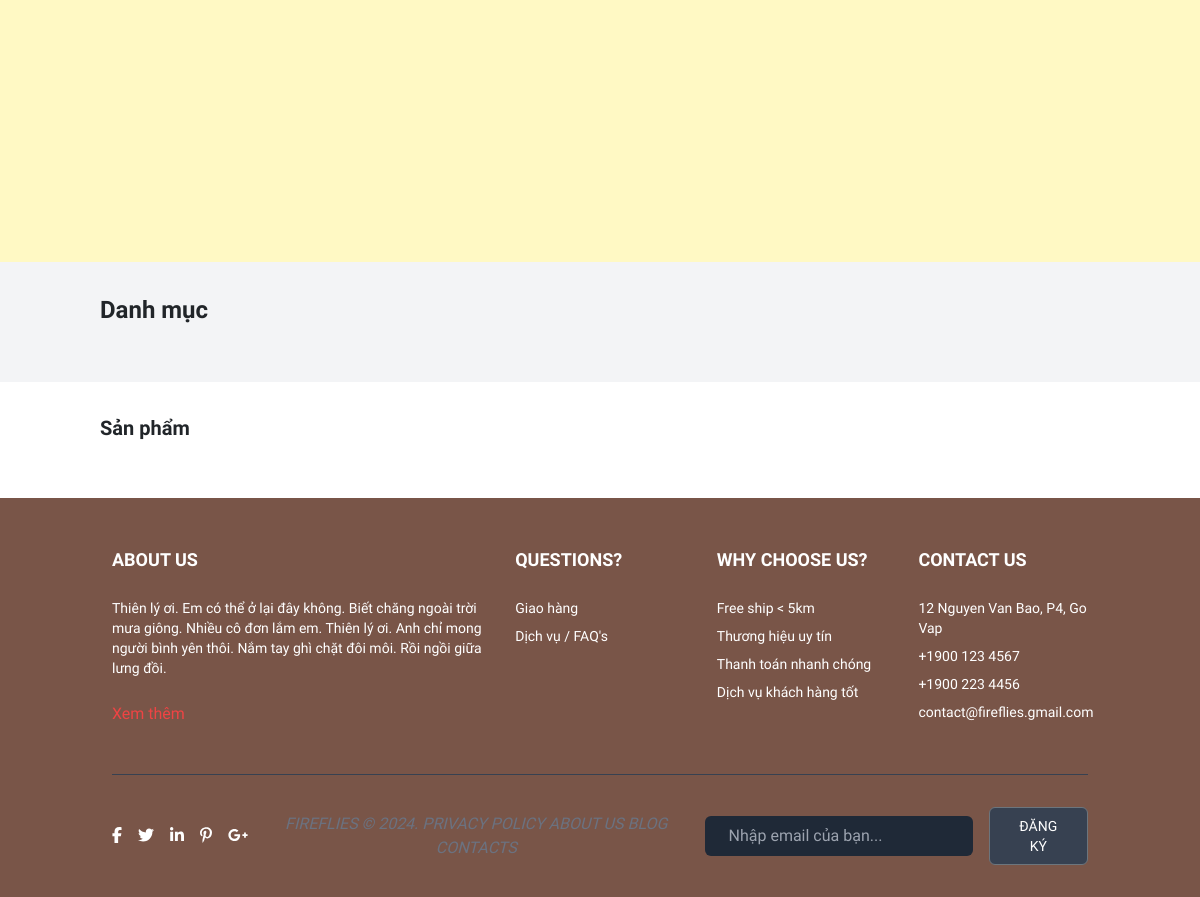
/index.php?p=dish (lower part), run on an earlier commit of the app's database.
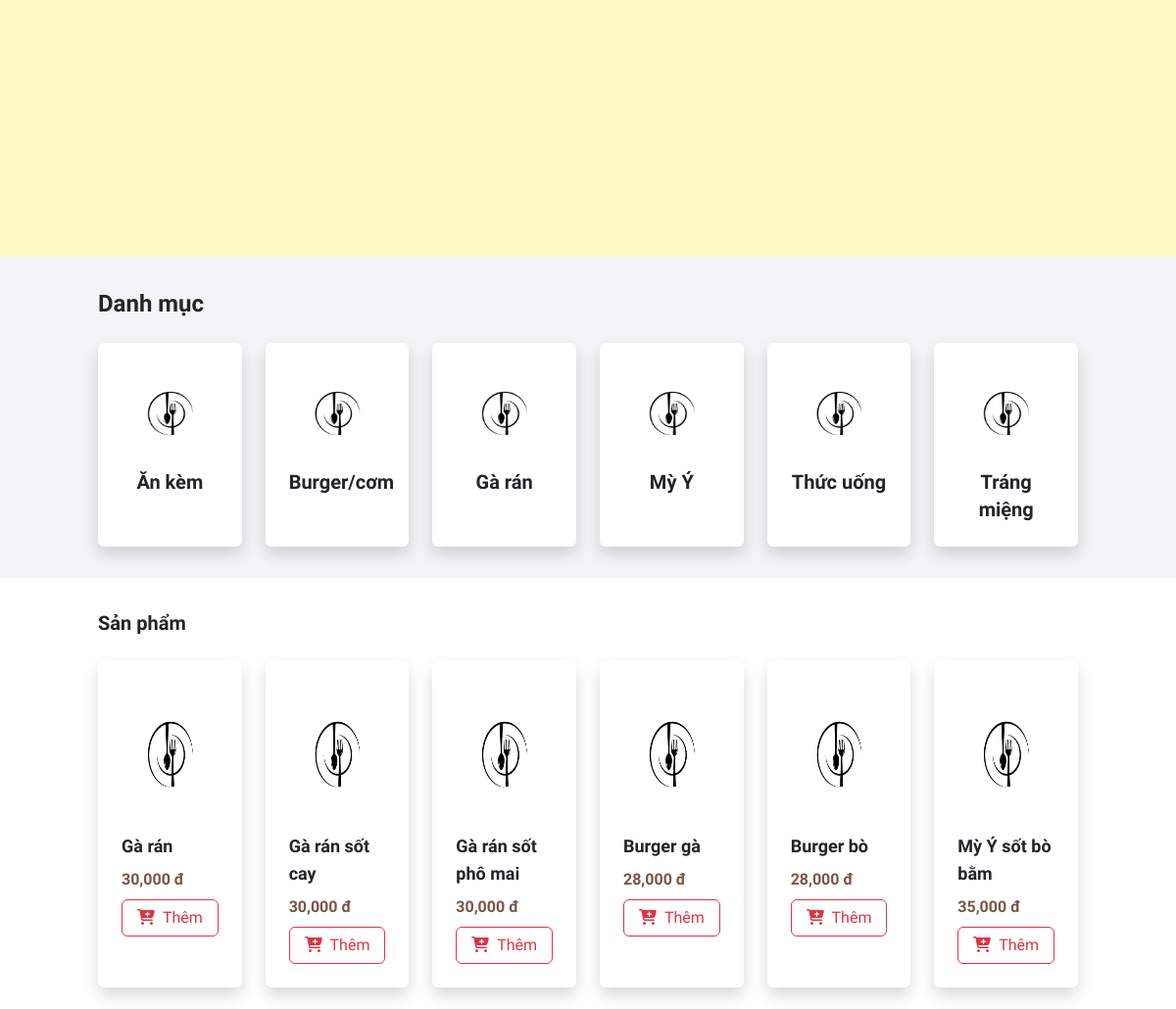
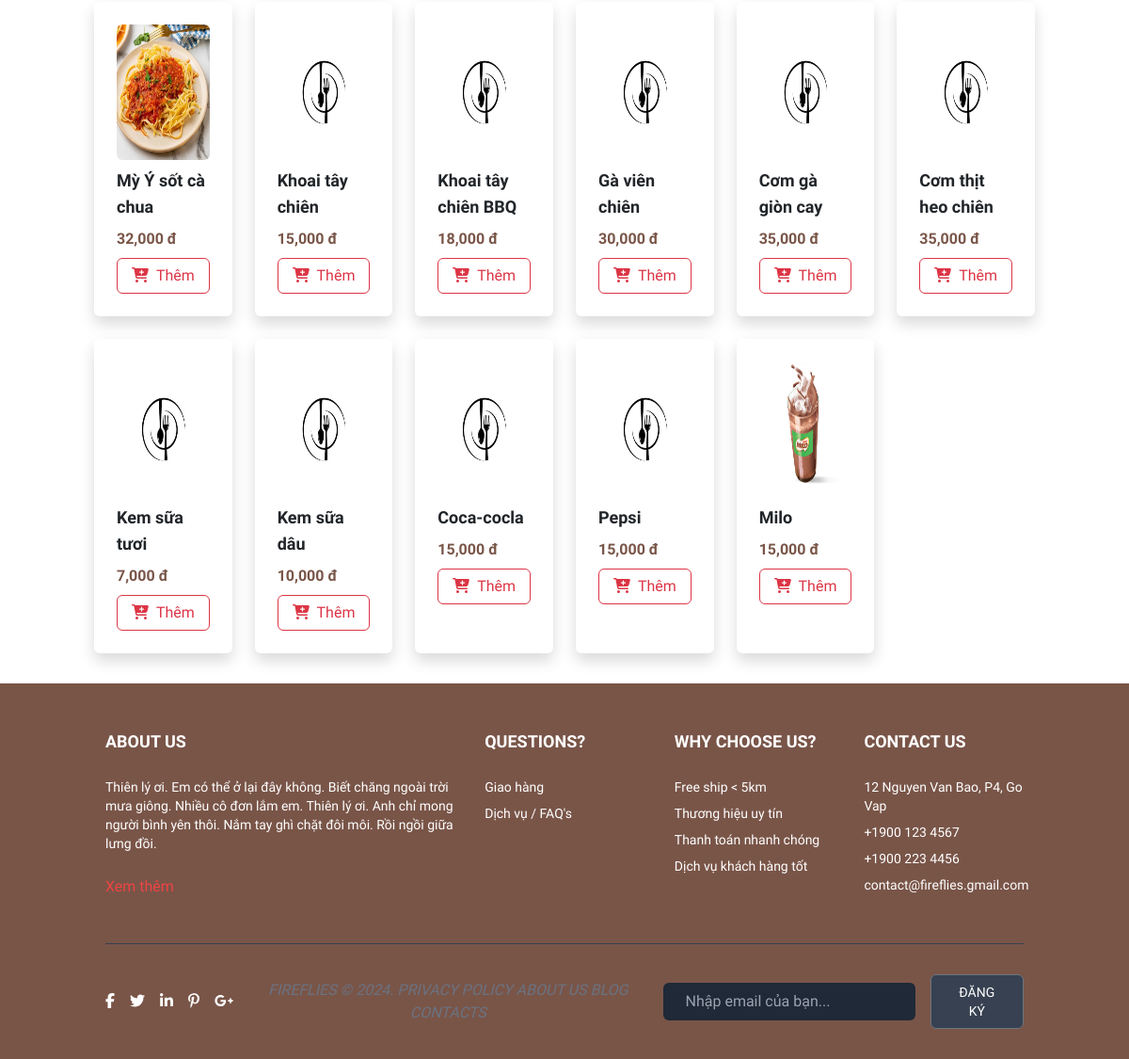
And on a later commit of the database (2 pictures, top to bottom).
### tables this page shows
CREATE TABLE `dish` (
  `dishID` int(5) NOT NULL,
  `dishName` varchar(100) NOT NULL,
  `dishCategory` varchar(50) NOT NULL,
  `price` decimal(11,2) NOT NULL,
  `businessStatus` int(1) NOT NULL DEFAULT 1,
  `availabilityStatus` int(1) NOT NULL DEFAULT 1,
  `description` text DEFAULT NULL,
  `preparationProcess` text DEFAULT NULL,
  `image` varchar(50) NOT NULL
);

### model/mCategories.php (called while the page is built, shortened)
<?php
class mCategories
{
    public function mGetAllCategory()
    {
        $db = new Database;
        $conn = $db->connect();
        $sql = "SELECT * FROM dish GROUP BY dishCategory";
        if ($conn != null)
            return $conn->query($sql);
        return 0;
    }
}

### model/mDishes.php (called while the page is built, shortened)
<?php
class mDishes
{
    public function mGetAllDish()
    {
        $db = new Database;
        $conn = $db->connect();
        $sql = "SELECT * FROM dish";
        if ($conn != null)
            return $conn->query($sql);
        return 0;
    }
}

### controller/cDishes.php (the view, shortened to what this page needs)
<?php
class cDishes extends mDishes
{
    public function showDishMenu()
    {
        if ($this->mGetAllDish() != 0) {
            $result = $this->mGetAllDish();
            while ($row = $result->fetch_assoc()) {
                $img_dish = "images/dish/".$row["image"];
                if (!file_exists($img_dish))
                    $img_dish = "images/nodish.png";
                $price = str_replace(".00", "", number_format($row["price"], "2", ".", ","));
                echo "<div class='bg-white p-4 shadow rounded'>
                    <img alt='".$row["dishName"]."' class='w-full h-36 rounded' src='".$img_dish."'/>
                    <h3 class='text-lg font-bold mt-2'>".$row["dishName"]."</h3>
                    <p class='font-bold my-2' style='color: var(--fourth-color);'>".$price." đ</p>
                    <button class='btn btn-outline-danger w-full'><i class='fa-solid fa-cart-plus mr-2'></i>Thêm</button>
                </div>";
            }
        } else echo "<p class='text-center col-span-3'>Chưa có dữ liệu!</p>";
    }
}

### view/layout/header.php (shortened to what this page needs)
<!DOCTYPE html>
<html lang="en">
<head>
    <link href="view/css/all.css" rel="stylesheet" />
    <link rel="stylesheet" href="view/css/bootstrap.min.css">
    <link rel="stylesheet" href="view/css/style.css">
    <script src="view/js/tailwindcss.js"></script>
</head>
<body style="scroll-behavior: smooth; font-family: 'Playwrite DE Grund', cursive; background-color: var(--third-color);">
    <div class="banner w-full flex items-center relative">
    </div>

### index.php (shortened to what this page needs)
<?php
require_once("controller/cCategories.php");
require_once("controller/cDishes.php");
include_once("view/layout/header.php");
$p = "";
if ($_REQUEST["p"] != "")
  $p = $_REQUEST["p"];
else
  $p = "home";
if ($p != "home")
  include_once("view/page/" . $p . "/index.php");
else
  include_once("view/page/home/index.php");
include_once("view/layout/footer.php");

### view/page/dish/index.php (shortened to what this page needs)
<section class="bg-gray-100 py-8">
    <div class="container mx-auto">
        <h2 class="text-2xl font-bold mb-4 breadcrumb-item">Danh mục</h2>
        <div class="grid grid-cols-6 gap-4">
            <?php
            $ctrl = new cCategories;
            $ctrl->showCategoriesMenu("SELECT * FROM dish GROUP BY dishCategory");
            ?>
        </div>
    </div>
</section>
<section class="bg-white py-8">
    <div class="container mx-auto">
        <nav aria-label="breadcrumb">
            <ol class="breadcrumb text-xl font-bold mb-4">
                <li class="breadcrumb-item">Sản phẩm</li>
            </ol>
        </nav>
        <div class="grid grid-cols-6 gap-4">
            <?php
            $ctrl = new cDishes;
            if (isset($_GET["c"])) {
                $category = str_replace("%20", " ", $_GET["c"]);
                $ctrl->showDishesHome($category);
            } else $ctrl->showDishMenu();
            ?>
        </div>
    </div>
</section>

### view/layout/footer.php (shortened to what this page needs)
<footer class="pt-12 bottom-0" style="background-color: var(--fourth-color); color: white;">
    <div class="container mx-auto px-4">
        <div class="grid grid-cols-1 md:grid-cols-5 gap-8">
            <div class="md:col-span-2">
                <h3 class="text-lg font-bold mb-4">ABOUT US</h3>
                <p class="text-sm mb-4">
                    Thiên lý ơi.
                    Em có thể ở lại đây không.
                    Biết chăng ngoài trời mưa giông.
                    Nhiều cô đơn lắm em.
                    Thiên lý ơi.
                    Anh chỉ mong người bình yên thôi.
                    Nắm tay ghì chặt đôi môi.
                    Rồi ngồi giữa lưng đồi.
                </p>
                <a class="text-red-500" href="info.php"> Xem thêm </a>
            </div>
            <div>
                <h3 class="text-lg font-bold mb-4">QUESTIONS?</h3>
                <ul class="text-sm space-y-2">
                    <li>
                        <a href="#"> Giao hàng </a>
                    </li>
                    <li>
                        <a href="#"> Dịch vụ / FAQ's </a>
                    </li>
                </ul>
            </div>
            <div>
                <h3 class="text-lg font-bold mb-4">WHY CHOOSE US?</h3>
                <ul class="text-sm space-y-2">
                    <li>Free ship < 5km</li>
                    <li>Thương hiệu uy tín</li>
                    <li>Thanh toán nhanh chóng</li>
                    <li>Dịch vụ khách hàng tốt</li>
                </ul>
            </div>
            <div>
                <h3 class="text-lg font-bold mb-4">CONTACT US</h3>
                <ul class="text-sm space-y-2">
                    <li>12 Nguyen Van Bao, P4, Go Vap</li>
                    <li>+1900 123 4567</li>
                    <li>+1900 223 4456</li>
                    <li>contact@fireflies.gmail.com</li>
                </ul>
            </div>
        </div>
        <div
            class="mt-12 border-t border-gray-700 pt-8 pb-8 flex flex-col md:flex-row justify-between items-center">
            <div class="flex space-x-4 md:mb-0">
                <a class="text-light-100" href="#">
                    <i class="fab fa-facebook-f"> </i>
                </a>
                <a class="text-light-100" href="#">
                    <i class="fab fa-twitter"> </i>
                </a>
                <a class="text-light-100" href="#">
                    <i class="fab fa-linkedin-in"> </i>
                </a>
                <a class="text-light-100" href="#">
                    <i class="fab fa-pinterest-p"> </i>
                </a>
                <a class="text-light-100" href="#">
                    <i class="fab fa-google-plus-g"> </i>
                </a>
            </div>
            <div class="flex space-x-4 items-center">
                <p class="w-full text-center italic text-gray-500">
                    FIREFLIES &copy; 2024. PRIVACY POLICY ABOUT US BLOG CONTACTS
                </p>
            </div>
            <div class="flex items-center space-x-4">
                <input
                    class="bg-gray-800 text-white px-4 py-2 rounded"
                    placeholder="Nhập email của bạn..."
                    type="email" />
                <button class="bg-gray-700 text-white text-sm px-4 py-2 btn btn-secondary">
                    ĐĂNG KÝ
                </button>
            </div>
        </div>
    </div>
</footer>
</body>
</html>

### controller/cCategories.php (shortened to what this page needs)
<?php
class cCategories extends mCategories
{
    public function showCategoriesMenu($sql)
    {
        if ($this->mGetAllCategory()) {
            $result = $this->mGetAllCategory();
            while ($row = $result->fetch_assoc()) {
                $img_dish = "images/dish/".$row["image"];
                if (!file_exists($img_dish)) {
                    $img_dish = "images/nodish.png";
                }
                echo "<div class='bg-white p-4 shadow rounded'>
                    <a href='index.php?p=dish&c=".$row["dishCategory"]."&#ci'>
                        <img alt='".$row["dishCategory"]."' class='w-full h-24 rounded' src='".$img_dish."'/>
                        <h3 class='text-xl text-center font-bold mt-2'>".$row["dishCategory"]."</h3>
                    </a>
                </div>";
            }
        } else echo "<p class='text-center col-span-3'>Chưa có dữ liệu!</p>";
    }
}

### view/css/style.css (style rules this page uses)
:root { --primary-color: #FFA726; --secondary-color: #EF5350; --third-color: #FFF9C4; --fourth-color: #795548; --fifth-color: #66BB6A; }

### view/layout/header.php (style rules this page uses)
.banner { height: 100vh; background-size: cover; }

What changed in the data, as far as the page shows it:
added dish: dishCategory "Ăn kèm", dishName "Khoai tây chiên", price "15,000"
added dish: dishCategory "Burger/cơm", dishName "Burger gà", price "28,000"
added dish: dishCategory "Gà rán", dishName "Gà rán", price "30,000"
added dish: dishCategory "Mỳ Ý", dishName "Mỳ Ý sốt bò bằm", price "35,000"
added dish: dishCategory "Thức uống", dishName "Coca-cocla", price "15,000"
added dish: dishCategory "Tráng miệng", dishName "Kem sữa tươi", price "7,000"
added dish: dishName "Gà rán sốt cay", price "30,000"
added dish: dishName "Gà rán sốt phô mai", price "30,000"
added dish: dishName "Burger bò", price "28,000"
added dish: image (picture), dishName "Mỳ Ý sốt cà chua", price "32,000"
added dish: dishName "Khoai tây chiên BBQ", price "18,000"
added dish: dishName "Gà viên chiên", price "30,000"
added dish: dishName "Cơm gà giòn cay", price "35,000"
added dish: dishName "Cơm thịt heo chiên", price "35,000"
added dish: dishName "Kem sữa dâu", price "10,000"
added dish: dishName "Pepsi", price "15,000"
added dish: image (picture), dishName "Milo", price "15,000"
